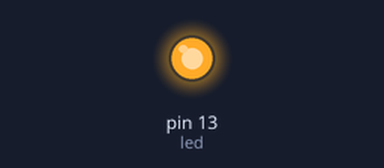
Bench run of a sketch on a simulated Arduino Uno, built with avr-gcc and run on an emulated ATmega328P. Shown: output pins drawn as LEDs (lit = HIGH).

Above: at 5.0 s.
At 15.0 s:
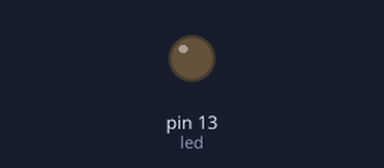
Timing chart, 0 to 26.0 s (numbered marks = the images above):
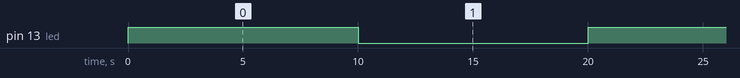

The sketch:

project1.ino
```cpp
// declaration
int led = LED_BUILTIN; // PIN NUMBER 42 DEFAULT
// setup
void setup() {
  pinMode(led,OUTPUT);

}

void loop() {
  digitalWrite(led,HIGH);
  Serial.println("led on");
  delay(10000);
  digitalWrite(led,LOW);
  Serial.println("led off");
  delay(10000);
}
```

Measured:
- by itself, pin 13 (led): alternates HIGH for 10.0 s and LOW for 10.0 s
